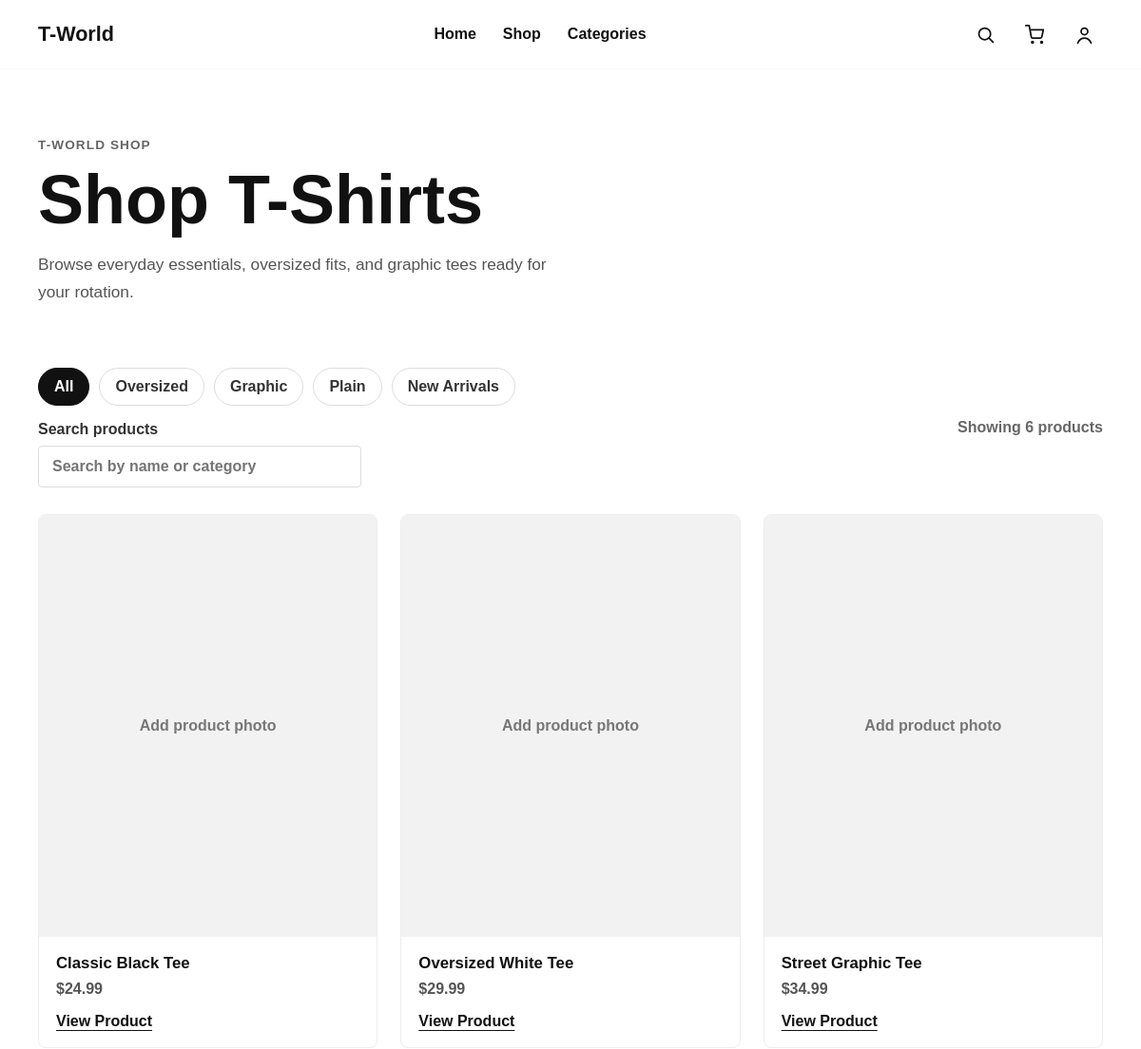
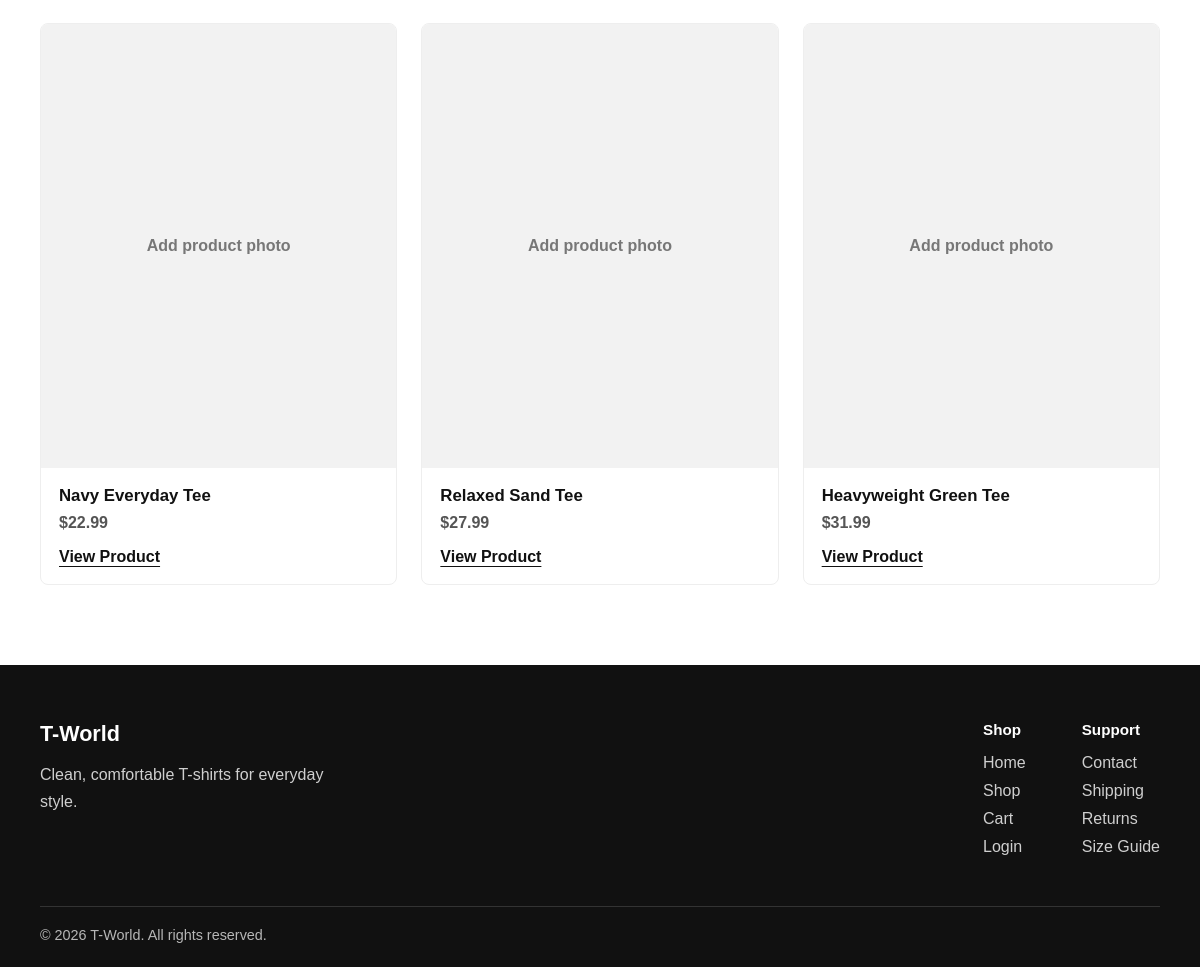
The app's page /pages/shop.php with its own data (2 pictures, top to bottom).
### tables this page shows
CREATE TABLE products (
    id INT AUTO_INCREMENT PRIMARY KEY,
    name VARCHAR(160) NOT NULL,
    category ENUM('plain', 'oversized', 'graphic', 'new') NOT NULL,
    description TEXT NOT NULL,
    price DECIMAL(10, 2) NOT NULL,
    stock INT NOT NULL DEFAULT 0,
    image_url VARCHAR(255) NOT NULL,
    is_active TINYINT(1) NOT NULL DEFAULT 1,
    created_at TIMESTAMP DEFAULT CURRENT_TIMESTAMP,
    INDEX idx_products_category (category),
    INDEX idx_products_active (is_active)
);

### includes/functions.php (called while the page is built, shortened)
<?php
require_once __DIR__ . '/../config/database.php';
function h(mixed $value): string
{
    return htmlspecialchars((string) ($value ?? ''), ENT_QUOTES, 'UTF-8');
}
function money(float $value): string
{
    return '$' . number_format($value, 2);
}
function base_path(string $path = ''): string
{
    $basePath = $GLOBALS['basePath'] ?? '';
    return $basePath . ltrim($path, '/');
}
function current_user(): ?array
{
    return $_SESSION['user'] ?? null;
}
function get_products(?string $category = null, string $search = ''): array
{
    global $pdo;
    $sql = 'SELECT * FROM products WHERE is_active = 1';
    $params = [];
    $sql .= ' ORDER BY created_at DESC';
    $statement = $pdo->prepare($sql);
    $statement->execute($params);
    return $statement->fetchAll();
}
function cart_items(): array
{
    $cart = $_SESSION['cart'] ?? [];
    return $cart;
}
function cart_count(): int
{
    return array_reduce(cart_items(), function (int $sum, array $item): int {
        return $sum + (int) $item['quantity'];
    }, 0);
}

### pages/shop.php (the view, shortened to what this page needs)
<?php
require_once __DIR__ . '/../includes/functions.php';
$pageCss = ['shop.css'];
$activeCategory = $_GET['category'] ?? 'all';
$search = trim($_GET['search'] ?? '');
$products = get_products($activeCategory, $search);
$filters = [
    'all' => 'All',
    'oversized' => 'Oversized',
    'graphic' => 'Graphic',
    'plain' => 'Plain',
    'new' => 'New Arrivals',
];
require_once __DIR__ . '/../includes/header.php';
?>
    <main>
      <section class="shop-hero">
        <p class="eyebrow">T-World shop</p>
        <h1>Shop T-Shirts</h1>
        <p>
          Browse everyday essentials, oversized fits, and graphic tees ready for
          your rotation.
        </p>
      </section>
      <section class="shop-products" aria-label="Product list">
        <div class="shop-toolbar">
          <form class="shop-controls" method="get" action="shop.php">
            <div class="filter-list" aria-label="Product categories">
              <?php foreach ($filters as $slug => $label): ?>
                <button
                  class="filter-chip <?= $activeCategory === $slug ? 'active' : '' ?>"
                  type="submit"
                  name="category"
                  value="<?= h($slug) ?>"
                  data-filter="<?= h($slug) ?>"
                >
                  <?= h($label) ?>
                </button>
              <?php endforeach; ?>
            </div>
            <label class="shop-search" id="shop-search-area" for="product-search">
              Search products
              <input
                id="product-search"
                type="search"
                name="search"
                value="<?= h($search) ?>"
                placeholder="Search by name or category"
              />
            </label>
          </form>
          <p class="product-count">Showing <?= count($products) ?> <?= count($products) === 1 ? 'product' : 'products' ?></p>
        </div>
        <div class="shop-grid">
          <?php foreach ($products as $product): ?>
            <article class="product-card" data-category="<?= h($product['category']) ?>" data-name="<?= h($product['name']) ?>">
              <div class="product-image image-placeholder" data-label="Add product photo">
              </div>
              <div class="product-info">
                <h2><?= h($product['name']) ?></h2>
                <p><?= h(money((float) $product['price'])) ?></p>
                <a href="product_details.php?id=<?= h((string) $product['id']) ?>">View Product</a>
              </div>
            </article>
          <?php endforeach; ?>
        </div>
      </section>
    </main>
<?php require_once __DIR__ . '/../includes/footer.php'; ?>

### includes/header.php (shortened to what this page needs)
<?php
$pageCss = $pageCss ?? [];
$user = current_user();
$cartCount = cart_count();
?>
<!doctype html>
<html lang="en">
  <head>
    <link rel="stylesheet" href="<?= h(base_path('css/style.css')) ?>" />
    <?php foreach ($pageCss as $cssFile): ?>
      <link rel="stylesheet" href="<?= h(base_path('css/' . $cssFile)) ?>" />
    <?php endforeach; ?>
  </head>
  <body>
    <header class="site-header">
      <nav class="navbar" aria-label="Main navigation">
        <a class="brand" href="<?= h(base_path('index.php')) ?>">T-World</a>
        <ul class="nav-links">
          <li><a href="<?= h(base_path('index.php')) ?>">Home</a></li>
          <li><a href="<?= h(base_path('pages/shop.php')) ?>">Shop</a></li>
          <li><a href="<?= h(base_path('index.php#categories')) ?>">Categories</a></li>
        </ul>
        <div class="nav-actions">
          <a class="icon-link" href="<?= h(base_path('pages/shop.php#shop-search-area')) ?>" aria-label="Search">
            <svg viewBox="0 0 24 24" aria-hidden="true">
              <circle cx="11" cy="11" r="7"></circle>
              <line x1="16.5" y1="16.5" x2="21" y2="21"></line>
            </svg>
          </a>
          <a class="icon-link cart-link" href="<?= h(base_path('pages/cart.php')) ?>" aria-label="Cart, <?= h((string) $cartCount) ?> items">
            <svg viewBox="0 0 24 24" aria-hidden="true">
              <circle cx="9" cy="21" r="1"></circle>
              <circle cx="20" cy="21" r="1"></circle>
              <path
                d="M1 1h4l2.5 13.5a2 2 0 0 0 2 1.5h8.8a2 2 0 0 0 2-1.6L22 6H6"
              ></path>
            </svg>
          </a>
          <a class="icon-link" href="<?= h(base_path($user ? (($user['role'] ?? '') === 'admin' ? 'admin/dashboard.php' : 'account/profile.php') : 'auth/login.php')) ?>" aria-label="<?= $user ? 'Account' : 'Login' ?>">
            <svg viewBox="0 0 24 24" aria-hidden="true">
              <circle cx="12" cy="8" r="4"></circle>
              <path d="M4 22c1.5-4 4.3-6 8-6s6.5 2 8 6"></path>
            </svg>
          </a>
        </div>
      </nav>
    </header>

### includes/footer.php (shortened to what this page needs)
    <footer class="site-footer">
      <div class="footer-content">
        <div class="footer-brand">
          <a class="brand" href="<?= h(base_path('index.php')) ?>">T-World</a>
          <p>Clean, comfortable T-shirts for everyday style.</p>
        </div>
        <div class="footer-links">
          <div>
            <h2>Shop</h2>
            <a href="<?= h(base_path('index.php')) ?>">Home</a>
            <a href="<?= h(base_path('pages/shop.php')) ?>">Shop</a>
            <a href="<?= h(base_path('pages/cart.php')) ?>">Cart</a>
            <a href="<?= h(base_path('auth/login.php')) ?>">Login</a>
          </div>
          <div>
            <h2>Support</h2>
            <a href="#">Contact</a>
            <a href="#">Shipping</a>
            <a href="#">Returns</a>
            <a href="#">Size Guide</a>
          </div>
        </div>
      </div>
      <p class="footer-bottom">&copy; 2026 T-World. All rights reserved.</p>
    </footer>
  </body>
</html>

### css/style.css (style rules this page uses)
* { box-sizing: border-box; }
html { scroll-behavior: smooth; }
body { margin: 0; font-family: Arial, Helvetica, sans-serif; color: #111111; background: #ffffff; }
a { color: inherit; text-decoration: none; }
button, input { font: inherit; }
button { color: inherit; cursor: pointer; }
.site-header { position: sticky; top: 0; z-index: 10; background: #ffffff; border-bottom: 1px solid #faf8f8; }
.navbar { width: min(1120px, calc(100% - 32px)); height: 72px; margin: 0 auto; display: flex; align-items: center; justify-content: space-between; gap: 24px; }
.brand { font-size: 1.35rem; font-weight: 700; }
.nav-links { margin: 0; padding: 0; display: flex; align-items: center; gap: 28px; list-style: none; font-weight: 600; }
.nav-links a { padding: 8px 0; }
.nav-actions { display: flex; align-items: center; gap: 12px; }
.icon-link { width: 40px; height: 40px; display: inline-flex; align-items: center; justify-content: center; border-radius: 50%; }
.icon-link svg { width: 21px; height: 21px; fill: none; stroke: currentColor; stroke-width: 2; stroke-linecap: round; stroke-linejoin: round; }
.image-placeholder { position: relative; }
.image-placeholder::before { content: attr(data-label); position: absolute; inset: 0; display: grid; place-items: center; padding: 24px; color: #777777; background: #f2f2f2; font-weight: 700; text-align: center; }
.eyebrow { margin: 0 0 14px; font-size: 0.85rem; font-weight: 700; letter-spacing: 0.08em; text-transform: uppercase; color: #666666; }
.product-card { border: 1px solid #eeeeee; border-radius: 8px; overflow: hidden; background: #ffffff; }
.product-image { aspect-ratio: 4 / 5; overflow: hidden; }
.product-info { padding: 18px; }
.product-info h2, .product-info h3 { margin: 0; font-size: 1.05rem; }
.product-info p { margin: 8px 0 16px; color: #555555; font-weight: 700; }
.product-info a { font-weight: 700; text-decoration: underline; text-underline-offset: 4px; }
.site-footer { padding: 56px 0 24px; color: #ffffff; background: #111111; }
.footer-content { width: min(1120px, calc(100% - 32px)); margin: 0 auto; display: flex; justify-content: space-between; gap: 48px; }
.footer-brand { max-width: 320px; }
.footer-brand p { margin: 14px 0 0; color: #cfcfcf; line-height: 1.7; }
.footer-links { display: flex; gap: 56px; }
.footer-links h2 { margin: 0 0 16px; font-size: 0.95rem; }
.footer-links a { display: block; margin-bottom: 10px; color: #cfcfcf; }
.footer-bottom { width: min(1120px, calc(100% - 32px)); margin: 40px auto 0; padding-top: 20px; color: #b7b7b7; border-top: 1px solid #333333; font-size: 0.9rem; }
.cart-link { position: relative; }

### css/shop.css (style rules this page uses)
.shop-hero { width: min(1120px, calc(100% - 32px)); margin: 0 auto; padding: 72px 0 40px; }
.shop-hero h1 { margin: 0; font-size: clamp(2.6rem, 6vw, 4.8rem); line-height: 1; }
.shop-hero p:not(.eyebrow) { max-width: 560px; margin: 18px 0 0; color: #555555; font-size: 1.08rem; line-height: 1.7; }
.shop-products { width: min(1120px, calc(100% - 32px)); margin: 0 auto; padding: 24px 0 80px; }
.shop-toolbar { display: flex; align-items: center; justify-content: space-between; gap: 24px; margin-bottom: 28px; }
.shop-controls { display: grid; gap: 16px; }
.filter-list { display: flex; flex-wrap: wrap; gap: 10px; }
.filter-chip { min-height: 40px; display: inline-flex; align-items: center; justify-content: center; padding: 0 16px; border: 1px solid #dddddd; border-radius: 999px; color: #333333; font-weight: 700; background: #ffffff; }
.filter-chip:hover, .filter-chip.active { color: #ffffff; background: #111111; border-color: #111111; }
.shop-search { display: grid; gap: 8px; max-width: 340px; color: #333333; font-weight: 800; }
.shop-search input { min-height: 44px; padding: 0 14px; border: 1px solid #dddddd; border-radius: 4px; }
.shop-toolbar p { margin: 0; color: #666666; font-weight: 700; white-space: nowrap; }
.shop-grid { display: grid; grid-template-columns: repeat(3, 1fr); gap: 24px; }

### records on screen
products: name "Classic Black Tee", price "$24.99"
products: name "Oversized White Tee", price "$29.99"
products: name "Street Graphic Tee", price "$34.99"
products: name "Navy Everyday Tee", price "$22.99"
products: name "Relaxed Sand Tee", price "$27.99"
products: name "Heavyweight Green Tee", price "$31.99"

### other values on screen
$label "All"
$label "Oversized"
$label "Graphic"
$label "Plain"
$label "New Arrivals"
count($products) "6"
